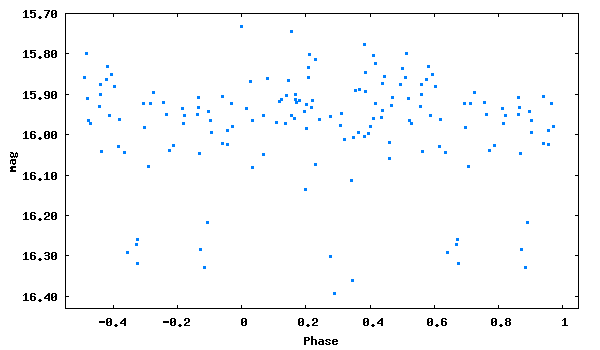

Recreate this plot in gnuplot.
set term png size 600,350 medium
set colors classic
set output 'phase_lc_5.png'
set xlabel 'Phase'
set ylabel 'mag'
#set title 'JDmax = 2445933.40800 + 0.1665128 x E'
set format y '%5.2f'
plot [-0.55:1.05][16.43:15.70] "phase_lc_5.dat" linecolor 3 pointtype 5 pointsize 0.3 title ""
